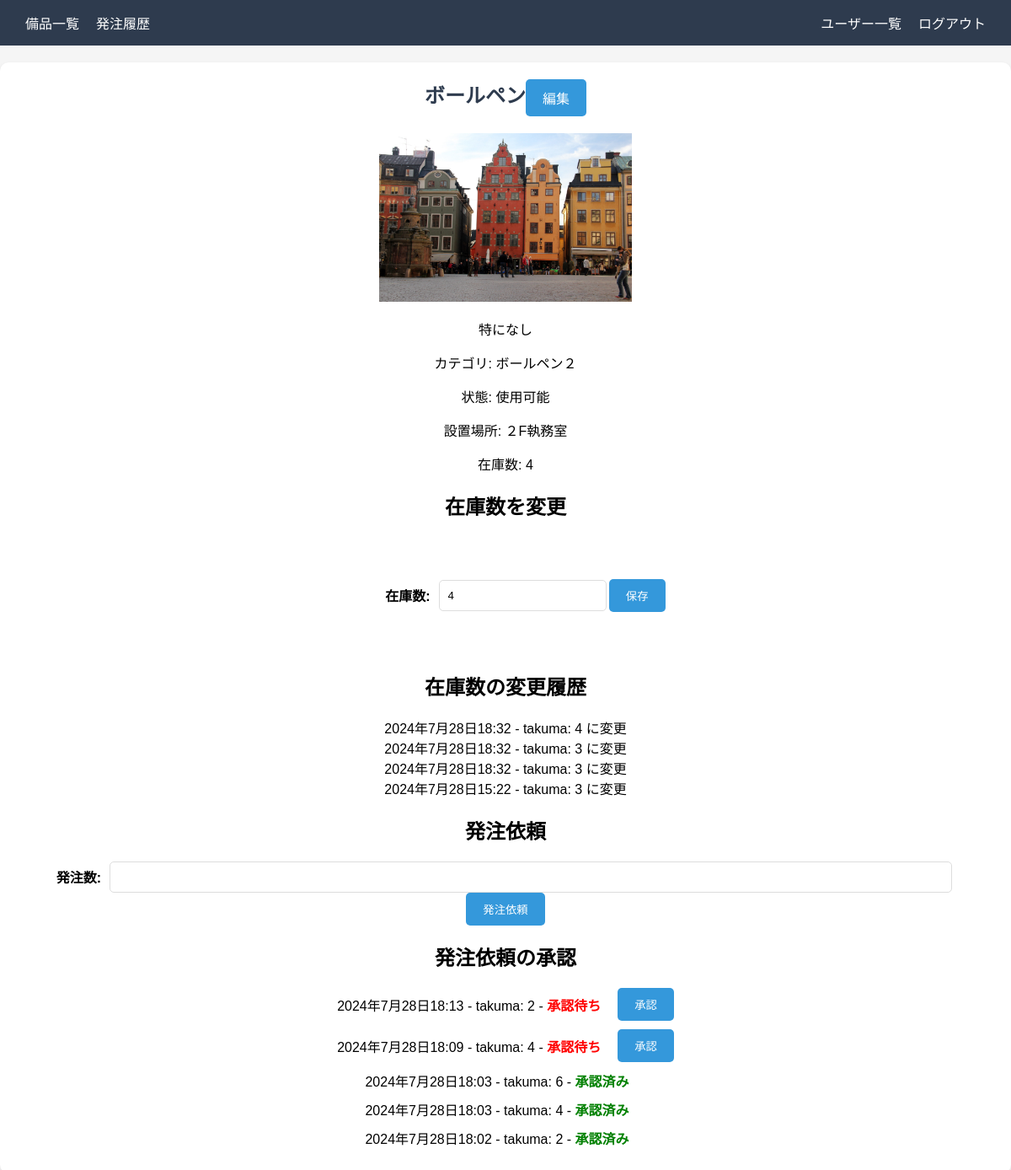
The page /equipment/1/ (signed in) on the database its author committed.
### equipment/models.py (models this page shows, shortened)
class Equipment(models.Model):
    name = models.CharField("名前", max_length=100)
    category = models.CharField("カテゴリ", max_length=100)
    status = models.CharField("状態", max_length=100)
    location = models.CharField("設置場所", max_length=100)
    description = models.TextField("説明")
    image = models.ImageField("画像", upload_to='equipment_images/', null=True, blank=True)
    quantity = models.PositiveIntegerField("在庫数", default=1)

class InventoryChange(models.Model):
    equipment = models.ForeignKey(Equipment, on_delete=models.CASCADE)
    user = models.ForeignKey(User, on_delete=models.CASCADE)
    old_quantity = models.PositiveIntegerField()
    new_quantity = models.PositiveIntegerField()
    timestamp = models.DateTimeField(auto_now_add=True)

class OrderRequest(models.Model):
    STATUS_CHOICES = [
        ('Pending', '承認待ち'),
        ('Approved', '承認済み')
    ]
    equipment = models.ForeignKey(Equipment, on_delete=models.CASCADE)
    user = models.ForeignKey(User, on_delete=models.CASCADE)
    quantity_requested = models.IntegerField()
    request_date = models.DateTimeField(auto_now_add=True)
    status = models.CharField(max_length=100, choices=STATUS_CHOICES, default='Pending')
    approved = models.BooleanField(default=False)

### equipment/views.py (the view)
# urls.py: path('equipment/<int:pk>/', views.equipment_detail, name='equipment_detail'),
@login_required
def equipment_detail(request, pk):
    equipment = get_object_or_404(Equipment, pk=pk)
    form = UpdateQuantityForm(instance=equipment)  # 初期化
    order_form = OrderRequestForm()  # 初期化
    approval_form = None  # 初期化（管理者用の承認フォームは条件付き）
    if request.method == "POST":
        if 'quantity' in request.POST:
            if not request.user.is_superuser:
                return HttpResponseForbidden()
            form = UpdateQuantityForm(request.POST, instance=equipment)
            if form.is_valid():
                old_quantity = equipment.quantity
                form.save()
                new_quantity = form.cleaned_data['quantity']
                InventoryChange.objects.create(
                    equipment=equipment,
                    user=request.user,
                    old_quantity=old_quantity,
                    new_quantity=new_quantity
                )
                return redirect('equipment_detail', pk=pk)
        elif 'quantity_requested' in request.POST:
            order_form = OrderRequestForm(request.POST)
            if order_form.is_valid():
                order_request = order_form.save(commit=False)
                order_request.equipment = equipment
                order_request.user = request.user
                order_request.save()
                return redirect('equipment_detail', pk=pk)
        elif 'approve_order_request' in request.POST:
            if not request.user.is_superuser:
                return HttpResponseForbidden()
            order_request_id = request.POST.get('approve_order_request')
            order_request = get_object_or_404(OrderRequest, pk=order_request_id)
            order_request.approved = True
            order_request.status = 'Approved'
            order_request.save()
            return redirect('equipment_detail', pk=pk)
    else:
        form = UpdateQuantityForm(instance=equipment)
        order_form = OrderRequestForm()
        if request.user.is_superuser:
            approval_form = OrderRequestApprovalForm()
    changes = InventoryChange.objects.filter(equipment=equipment).order_by('-timestamp')
    order_requests = OrderRequest.objects.filter(equipment=equipment).order_by('-request_date')
    return render(request, 'equipment/equipment_detail.html', {
        'equipment': equipment,
        'form': form,
        'order_form': order_form,
        'approval_form': approval_form,
        'changes': changes,
        'order_requests': order_requests,
    })

### equipment/forms.py
class UpdateQuantityForm(forms.ModelForm):
    class Meta:
        model = Equipment
        fields = ['quantity']
        labels = {
            'quantity': '在庫数',
        }

class OrderRequestForm(forms.ModelForm):
    class Meta:
        model = OrderRequest
        fields = ['quantity_requested']
        labels = {
            'quantity_requested': '発注数'
        }

### templates/equipment/equipment_detail.html (shortened to what this page needs)
{% extends 'base.html' %}
{% block content %}
<div class="header-banner center-text">
  <div class="equipment-title-container">
    <h1 class="center-text">{{ equipment.name }}</h1>
    {% if user.is_superuser %}
    <a href="{% url 'edit_equipment' equipment.pk %}" class="btn">編集</a>
    {% endif %}
  </div>
</div>
<div class="center-text">
  <img src="{{ equipment.image.url }}" alt="{{ equipment.name }}" style="max-width: 300px; margin-top: 20px;">
  <p>{{ equipment.description }}</p>
  <p>カテゴリ: {{ equipment.category }}</p>
  <p>状態: {{ equipment.status }}</p>
  <p>設置場所: {{ equipment.location }}</p>
  <p>在庫数: {{ equipment.quantity }}</p>
</div>
{% if user.is_superuser %}
<h2 class="center-text">在庫数を変更</h2>
<form method="post" class="quantity-change-container center-text">
  <div class="form-group">
    {{ form.quantity.label_tag }}
    {{ form.quantity }}
  </div>
  <button type="submit" class="btn">保存</button>
</form>
{% endif %}
<h2 class="center-text">在庫数の変更履歴</h2>
<ul class="center-text">
  {% for change in changes %}
  <li>{{ change.timestamp }} - {{ change.user.username }}: {{ change.new_quantity }} に変更</li>
  {% endfor %}
</ul>
<h2 class="center-text">発注依頼</h2>
<form method="post" class="order-request-form center-text">
  <div class="form-group">
    {{ order_form.quantity_requested.label_tag }}
    {{ order_form.quantity_requested }}
  </div>
  <button type="submit" class="btn">発注依頼</button>
</form>
{% if user.is_superuser %}
<h2 class="center-text">発注依頼の承認</h2>
<ul class="center-text">
  {% for order in order_requests %}
  <li class="order-item">
    <div class="order-item-content">
      <p>{{ order.request_date }} - {{ order.user.username }}: {{ order.quantity_requested }} -
        <span class="{% if order.status == 'Approved' %}status-approved{% else %}status-pending{% endif %}">
          {{ order.get_status_display }}
        </span>
      </p>
      {% if not order.approved %}
      <form method="post" class="approve-form">
        <button type="submit" class="btn">承認</button>
      </form>
      {% endif %}
    </div>
  </li>
  {% endfor %}
</ul>
{% endif %}
{% endblock %}

### static/css/styles.css (style rules this page uses)
body, h1, ul, li, a { margin: 0; padding: 0; list-style: none; text-decoration: none; }
body { font-family: Arial, sans-serif; background-color: #f5f5f5; width: 100%; margin: 0; padding: 0; }
h1 { font-size: 24px; color: #2e3b4e; }
.btn { background-color: #3498db; color: white; border: none; padding: 10px 20px; border-radius: 5px; cursor: pointer; display: inline-block; text-align: center; }
.form-group { display: flex; align-items: center; margin-right: 50px; }
.form-group label { flex: 0 0 100px; margin-right: 10px; font-weight: bold; text-align: right; }
.form-group input, .form-group select, .form-group textarea { flex: 1; padding: 10px; border: 1px solid #ddd; border-radius: 5px; }
.equipment-title-container { display: flex; justify-content: center; }
.quantity-change-container { display: flex; justify-content: center; margin: 70px; }
.status-approved { color: green; font-weight: bold; display: inline-block; margin-right: 10px; }
.status-pending { color: red; font-weight: bold; display: inline-block; margin-right: 10px; }
.order-item { margin-bottom: 10px; }
.order-item-content { display: flex; align-items: center; justify-content: center; }
.order-item-content p { margin: 0; margin-right: 10px; }
.approve-form { margin: 0; }

### rows shown on the page
Equipment: name "ボールペン", image (picture), description "特になし", category "ボールペン２", status "使用可能", location "２F執務室", quantity "4"
InventoryChange: timestamp "2024年7月28日18:32", user.username "takuma", new_quantity "4"
InventoryChange: timestamp "2024年7月28日18:32", user.username "takuma", new_quantity "3"
InventoryChange: timestamp "2024年7月28日18:32", user.username "takuma", new_quantity "3"
InventoryChange: timestamp "2024年7月28日15:22", user.username "takuma", new_quantity "3"
OrderRequest: request_date "2024年7月28日18:13", user.username "takuma", quantity_requested "2", status "承認待ち"
OrderRequest: request_date "2024年7月28日18:09", user.username "takuma", quantity_requested "4", status "承認待ち"
OrderRequest: request_date "2024年7月28日18:03", user.username "takuma", quantity_requested "6", status "承認済み"
OrderRequest: request_date "2024年7月28日18:03", user.username "takuma", quantity_requested "4", status "承認済み"
OrderRequest: request_date "2024年7月28日18:02", user.username "takuma", quantity_requested "2", status "承認済み"

### other values the page prints
{{ order_form.quantity_requested.label_tag }} "発注数:"
